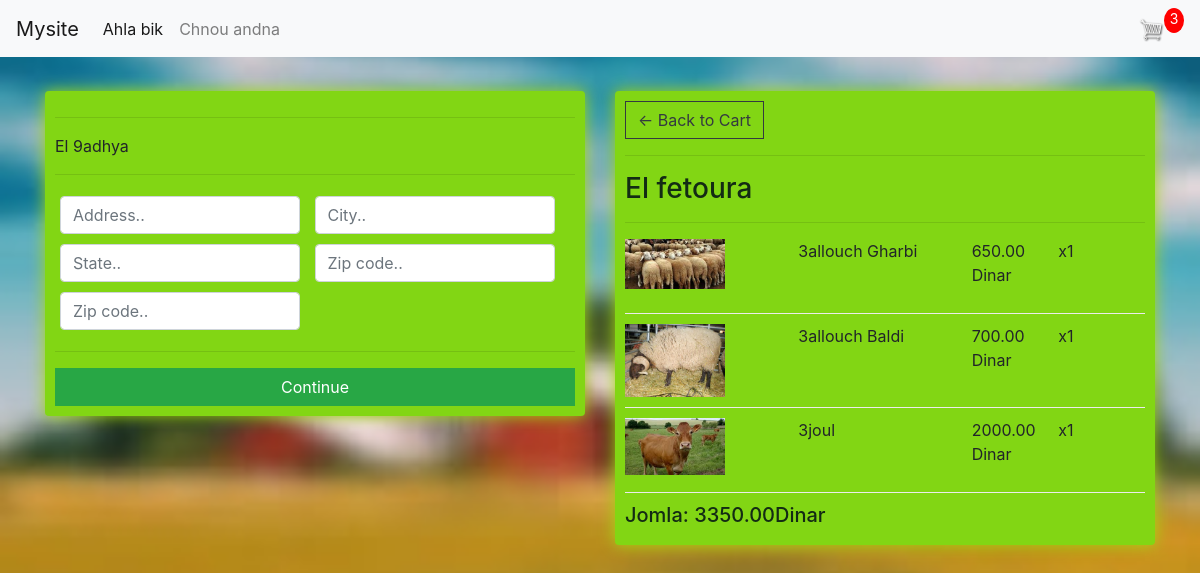
The app's page /checkout/ (signed in) with its own data.
### store/models.py (models this page shows, shortened)
class OrderItem(models.Model):
	product = models.ForeignKey(Product, on_delete=models.SET_NULL, null=True)
	order = models.ForeignKey(Order, on_delete=models.SET_NULL, null=True)
	quantity = models.IntegerField(default=0, null=True, blank=True)
	date_added = models.DateTimeField(auto_now_add=True)
	@property
	def get_total(self):
		total = self.product.price * self.quantity
		return total

class Product(models.Model):
	name = models.CharField(max_length=200)
	price = models.FloatField()
	digital = models.BooleanField(default=False,null=True, blank=True)
	image = models.ImageField(null=True, blank=True)
	@property
	def imageURL(self):
		try:
			url = self.image.url
		except:
			url = ''
		return url

class Order(models.Model):
	customer = models.ForeignKey(Customer, on_delete=models.SET_NULL, null=True, blank=True)
	date_ordered = models.DateTimeField(auto_now_add=True)
	complete = models.BooleanField(default=False)
	transaction_id = models.CharField(max_length=100, null=True)
	@property
	def shipping(self):
		shipping = False
		orderitems = self.orderitem_set.all()
		for i in orderitems:
			if i.product.digital == False:
				shipping = True
		return shipping
	@property
	def get_cart_total(self):
		orderitems = self.orderitem_set.all()
		total = sum([item.get_total for item in orderitems])
		return total
	@property
	def get_cart_items(self):
		orderitems = self.orderitem_set.all()
		total = sum([item.quantity for item in orderitems])
		return total

### store/views.py (the view)
# urls.py: path('checkout/', views.checkout, name="checkout"),
def checkout(request):
	data = cartData(request)
	cartItems = data['cartItems']
	order = data['order']
	items = data['items']
	context = {'items':items, 'order':order, 'cartItems':cartItems}
	return render(request, 'store/checkout.html', context)

### store/utils.py (called while the page is built)
def cartData(request):
	if request.user.is_authenticated:
		customer = request.user.customer
		order, created = Order.objects.get_or_create(customer=customer, complete=False)
		items = order.orderitem_set.all()
		cartItems = order.get_cart_items
	else:
		cookieData = cookieCart(request)
		cartItems = cookieData['cartItems']
		order = cookieData['order']
		items = cookieData['items']
	return {'cartItems':cartItems ,'order':order, 'items':items}

### store/templates/store/checkout.html (shortened to what this page needs)
{% extends 'store/main.html' %}
{% load static %}
{% block content %}
     <div class="row">
		<div class="col-lg-6">
			<div class="box-element" id="form-wrapper">
				<form id="form">
					<div id="shipping-info">
						<hr>
						<p>El 9adhya</p>
						<hr>
						<div class="form-field">
							<input class="form-control" type="text" name="address" placeholder="Address..">
						</div>
						<div class="form-field">
							<input class="form-control" type="text" name="city" placeholder="City..">
						</div>
						<div class="form-field">
							<input class="form-control" type="text" name="state" placeholder="State..">
						</div>
						<div class="form-field">
							<input class="form-control" type="text" name="zipcode" placeholder="Zip code..">
						</div>
						<div class="form-field">
							<input class="form-control" type="text" name="country" placeholder="Zip code..">
						</div>
					</div>
					<hr>
					<input id="form-button" class="btn btn-success btn-block" type="submit" value="Continue">
				</form>
			</div>
			<br>
		</div>
		<div class="col-lg-6">
			<div class="box-element">
				<a  class="btn btn-outline-dark" href="{% url 'cart' %}">&#x2190; Back to Cart</a>
				<hr>
				<h3>El fetoura</h3>
				<hr>
				{% for item in items %}
				<div class="cart-row">
					<div style="flex:2"><img class="row-image" src="{{item.product.imageURL}}"></div>
					<div style="flex:2"><p>{{item.product.name}}</p></div>
					<div style="flex:1"><p>{{item.product.price|floatformat:2}} Dinar</p></div>
					<div style="flex:1"><p>x{{item.quantity}}</p></div>
				</div>
				{% endfor %}
				<h5>Jomla:  {{order.get_cart_total|floatformat:2}}Dinar</h5>
			</div>
		</div>
	</div>
{% endblock content %}

### static/css/main.css (style rules this page uses)
body { background-image: url("firma.jpg"); height: 100%; background-position: center; background-repeat: no-repeat; background-size: cover; }
h1,h2,h3,h4,h5,h6 { color:hsl(123, 39%, 12%); }
.box-element { box-shadow:hsl(76, 86%, 46%) 0 0 16px; background-color: rgb(130, 214, 20); border-radius: 4px; padding: 10px; }
.col-lg-4, .col-lg-6, .col-lg-8, .col-lg-12 { margin-top: 10px; }
.btn { border-radius: 0; }
.row-image { width: 100px; }
.form-field { width:250px; display: inline-block; padding: 5px; }
.cart-row { display: flex; align-items: flex-stretch; padding-bottom: 10px; margin-bottom: 10px; border-bottom: 1px solid #ececec; }

### records on screen
OrderItem: product.imageURL (picture), product.name "3allouch Gharbi", product.price "650.00", quantity "1"
OrderItem: product.imageURL (picture), product.name "3allouch Baldi", product.price "700.00", quantity "1"
OrderItem: product.imageURL (picture), product.name "3joul", product.price "2000.00", quantity "1"
Order: get_cart_total "3350.00"

### other values on screen
{{ cartItems }} "3"
